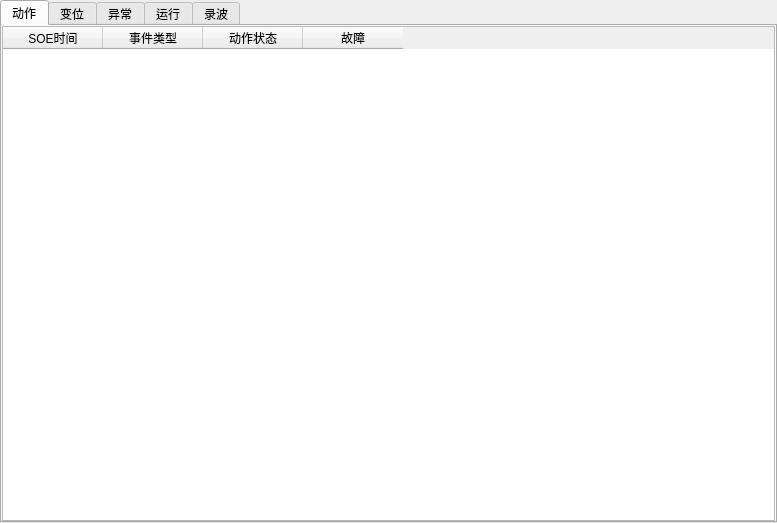
<?xml version="1.0" encoding="UTF-8"?>
<ui version="4.0">
 <class>CSoeWgt</class>
 <widget class="QWidget" name="CSoeWgt">
  <property name="geometry">
   <rect>
    <x>0</x>
    <y>0</y>
    <width>777</width>
    <height>523</height>
   </rect>
  </property>
  <property name="windowTitle">
   <string>CSoeWgt</string>
  </property>
  <layout class="QHBoxLayout" name="horizontalLayout_2">
   <property name="spacing">
    <number>0</number>
   </property>
   <property name="leftMargin">
    <number>0</number>
   </property>
   <property name="topMargin">
    <number>0</number>
   </property>
   <property name="rightMargin">
    <number>0</number>
   </property>
   <property name="bottomMargin">
    <number>0</number>
   </property>
   <item>
    <layout class="QVBoxLayout" name="verticalLayout">
     <item>
      <widget class="QTabWidget" name="tabWidget">
       <property name="currentIndex">
        <number>0</number>
       </property>
       <widget class="QWidget" name="tab">
        <attribute name="title">
         <string>动作</string>
        </attribute>
        <layout class="QHBoxLayout" name="horizontalLayout_3">
         <property name="leftMargin">
          <number>0</number>
         </property>
         <property name="topMargin">
          <number>0</number>
         </property>
         <property name="rightMargin">
          <number>0</number>
         </property>
         <property name="bottomMargin">
          <number>0</number>
         </property>
         <item>
          <widget class="QTableWidget" name="tableWidget">
           <column>
            <property name="text">
             <string>SOE时间</string>
            </property>
           </column>
           <column>
            <property name="text">
             <string>事件类型</string>
            </property>
           </column>
           <column>
            <property name="text">
             <string>动作状态</string>
            </property>
           </column>
           <column>
            <property name="text">
             <string>故障</string>
            </property>
           </column>
          </widget>
         </item>
        </layout>
       </widget>
       <widget class="QWidget" name="tab_2">
        <attribute name="title">
         <string>变位</string>
        </attribute>
        <layout class="QHBoxLayout" name="horizontalLayout">
         <property name="leftMargin">
          <number>0</number>
         </property>
         <property name="topMargin">
          <number>0</number>
         </property>
         <property name="rightMargin">
          <number>0</number>
         </property>
         <property name="bottomMargin">
          <number>0</number>
         </property>
         <item>
          <widget class="QTableWidget" name="tableWidget_2">
           <column>
            <property name="text">
             <string>SOE时间</string>
            </property>
           </column>
           <column>
            <property name="text">
             <string>遥信类型</string>
            </property>
           </column>
           <column>
            <property name="text">
             <string>变位名称</string>
            </property>
           </column>
           <column>
            <property name="text">
             <string>变位类型</string>
            </property>
           </column>
          </widget>
         </item>
        </layout>
       </widget>
       <widget class="QWidget" name="tab_3">
        <attribute name="title">
         <string>异常</string>
        </attribute>
        <layout class="QHBoxLayout" name="horizontalLayout_4">
         <property name="leftMargin">
          <number>0</number>
         </property>
         <property name="topMargin">
          <number>0</number>
         </property>
         <property name="rightMargin">
          <number>0</number>
         </property>
         <property name="bottomMargin">
          <number>0</number>
         </property>
         <item>
          <widget class="QTableWidget" name="tableWidget_3">
           <column>
            <property name="text">
             <string>SOE时间</string>
            </property>
           </column>
           <column>
            <property name="text">
             <string>异常</string>
            </property>
           </column>
          </widget>
         </item>
        </layout>
       </widget>
       <widget class="QWidget" name="tab_4">
        <attribute name="title">
         <string>运行</string>
        </attribute>
        <layout class="QHBoxLayout" name="horizontalLayout_5">
         <property name="leftMargin">
          <number>0</number>
         </property>
         <property name="topMargin">
          <number>0</number>
         </property>
         <property name="rightMargin">
          <number>0</number>
         </property>
         <property name="bottomMargin">
          <number>0</number>
         </property>
         <item>
          <widget class="QTableWidget" name="tableWidget_4">
           <column>
            <property name="text">
             <string>SOE时间</string>
            </property>
           </column>
           <column>
            <property name="text">
             <string>运行事件类型ID</string>
            </property>
           </column>
          </widget>
         </item>
        </layout>
       </widget>
       <widget class="QWidget" name="tab_5">
        <attribute name="title">
         <string>录波</string>
        </attribute>
        <layout class="QHBoxLayout" name="horizontalLayout_6">
         <property name="leftMargin">
          <number>0</number>
         </property>
         <property name="topMargin">
          <number>0</number>
         </property>
         <property name="rightMargin">
          <number>0</number>
         </property>
         <property name="bottomMargin">
          <number>0</number>
         </property>
         <item>
          <widget class="QTableWidget" name="tableWidget_5">
           <column>
            <property name="text">
             <string>SOE时间</string>
            </property>
           </column>
           <column>
            <property name="text">
             <string>录波文件名</string>
            </property>
           </column>
          </widget>
         </item>
        </layout>
       </widget>
      </widget>
     </item>
    </layout>
   </item>
  </layout>
 </widget>
 <layoutdefault spacing="6" margin="11"/>
 <resources/>
 <connections/>
</ui>
